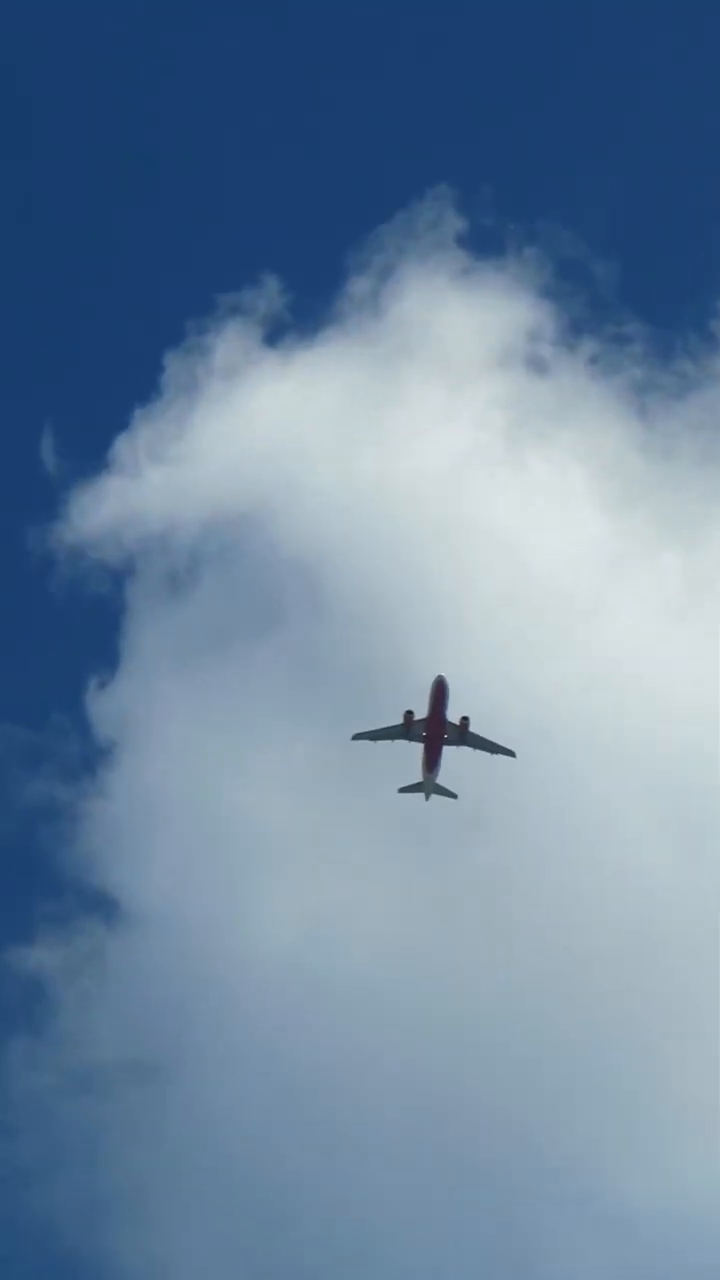
#> input picture frame 13 of docs/module-3/code/assets/plane.mp4, 720 x 1280 px
$ python activity_detection.py
#> lines starting #> are read from the running program, lines starting #| are printed output that depends on the picture; after the words box and inside, x2 and y2 are one past the last pixel; in counts of white or black regions, pixels touching at a corner belong together
"""Lab 4 solution: detect activity from sparse optical-flow magnitude.

Run from the repository root:
    uv run python docs/module-3/code/lab-4/activity_detection.py
"""

from __future__ import annotations

from pathlib import Path

import cv2
import numpy as np


VIDEO = Path(__file__).parents[1] / "lab-1" / "plane.mp4"
ACTIVITY_THRESHOLD = 8.0  # pixels per frame for this video


def tracks(old: np.ndarray, new: np.ndarray) -> tuple[np.ndarray, np.ndarray]:
    """Return matching corner positions from two grayscale frames."""
    points = cv2.goodFeaturesToTrack(old, maxCorners=100, qualityLevel=0.01, minDistance=7)
    if points is None:
        return np.empty((0, 2)), np.empty((0, 2))
    moved, status, _ = cv2.calcOpticalFlowPyrLK(old, new, points, None)
    if moved is None or status is None:
        return np.empty((0, 2)), np.empty((0, 2))
    valid = status.ravel() == 1
    return points[valid].reshape(-1, 2), moved[valid].reshape(-1, 2)


def main() -> None:
    capture = cv2.VideoCapture(str(VIDEO))
    ok, previous = capture.read()
#> previous is the input picture: shape (1280, 720, 3); mean B, G, R 159.5, 133.2, 107.4
    if not ok:
        raise RuntimeError(f"Could not open {VIDEO}")
    previous_gray = cv2.cvtColor(previous, cv2.COLOR_BGR2GRAY)

    while True:
        ok, frame = capture.read()
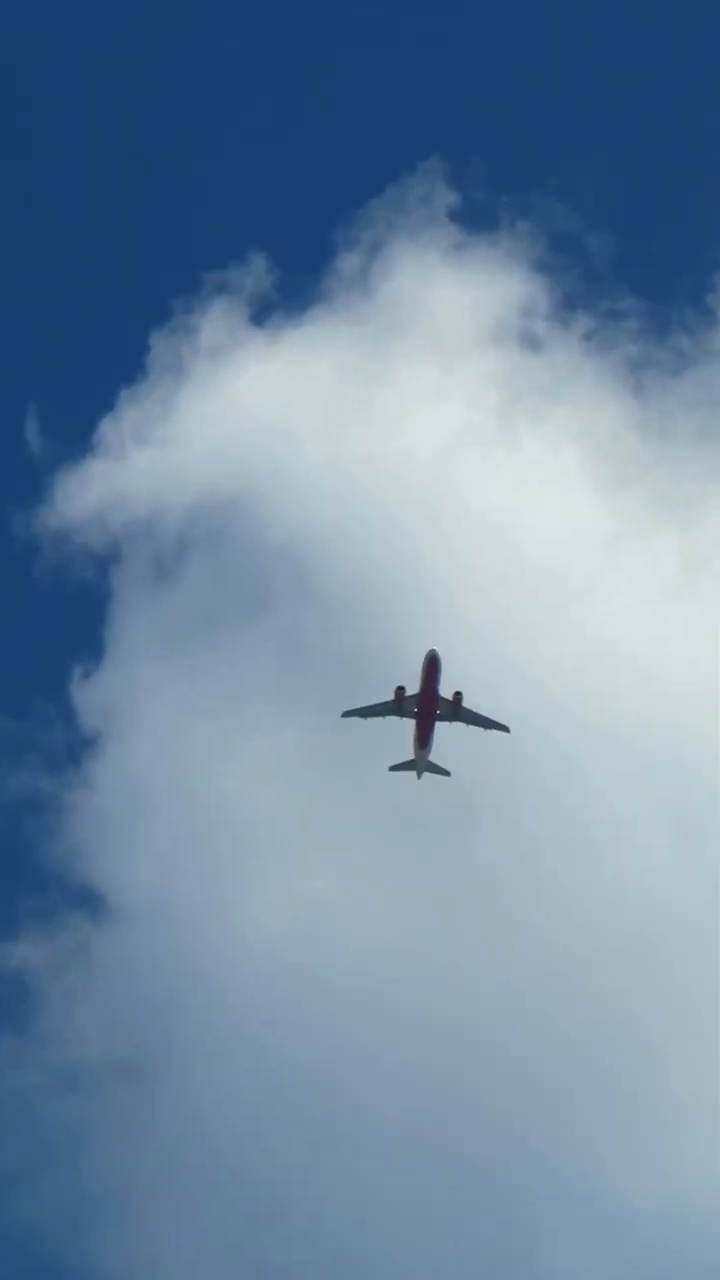
#> input picture frame 14 of docs/module-3/code/assets/plane.mp4, 720 x 1280 px
#> frame is the input picture: shape (1280, 720, 3); mean B, G, R 161.9, 136.6, 111.4
        if not ok:
            break
        gray = cv2.cvtColor(frame, cv2.COLOR_BGR2GRAY)
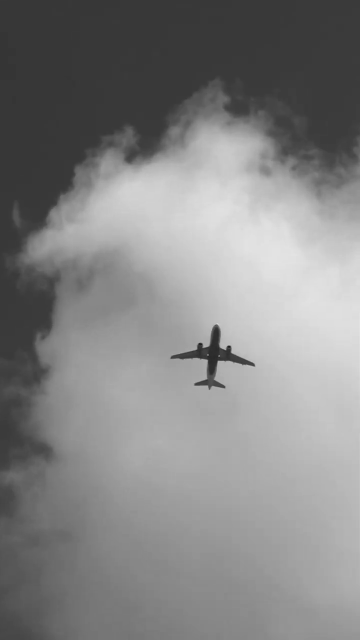
#> gray: shape (1280, 720) (shown at 1/2 size); min 28, max 229, mean 132
        old, new = tracks(previous_gray, gray)
#> in tracks, `points = cv2.goodFeaturesToTrack(old, maxCorners=100, qualityLevel=0.0..`: points = 33 rows, first 8: [445, 736], [424, 733], [458, 723], [514, 756], [426, 800], [423, 744], [352, 739], [414, 718]
#> in tracks, `moved, status, _ = cv2.calcOpticalFlowPyrLK(old, new, points, None)`: moved = 33 rows, first 8: [437.5, 711.8], [415.6, 709], [451, 698.3], [508, 731.3], [418, 778.2], [414.7, 720], [341.7, 716.3], [405.4, 693.7]; status = 33 values from 1 to 1
#> old = 33 pairs, first value 352 to 514, second value 675 to 800; new = 33 pairs, first value 341.7 to 508, second value 649 to 778.2

        # The median ignores one or two badly tracked corners.
        distance = np.linalg.norm(new - old, axis=1) if len(new) else np.empty(0)
#> distance = 33 values, max 27.08 at index 22, min 23.23 at index 4, mean 25.18
        score = float(np.median(distance)) if len(distance) else 0.0
#> score = 25.47
        active = score >= ACTIVITY_THRESHOLD
#> active = True

        for (old_x, old_y), (new_x, new_y) in zip(old.astype(int), new.astype(int)):
            cv2.line(frame, (old_x, old_y), (new_x, new_y), (0, 255, 255), 2)
            cv2.circle(frame, (new_x, new_y), 4, (0, 0, 255), -1)
#> this loop made 33 passes
#> (old_x, old_y, new_x, new_y) on passes 1 to 8: (445, 736, 437, 711), (424, 733, 415, 708), (458, 723, 450, 698), (514, 756, 507, 731), (426, 800, 417, 778), (423, 744, 414, 720), (352, 739, 341, 716), (414, 718, 405, 693)
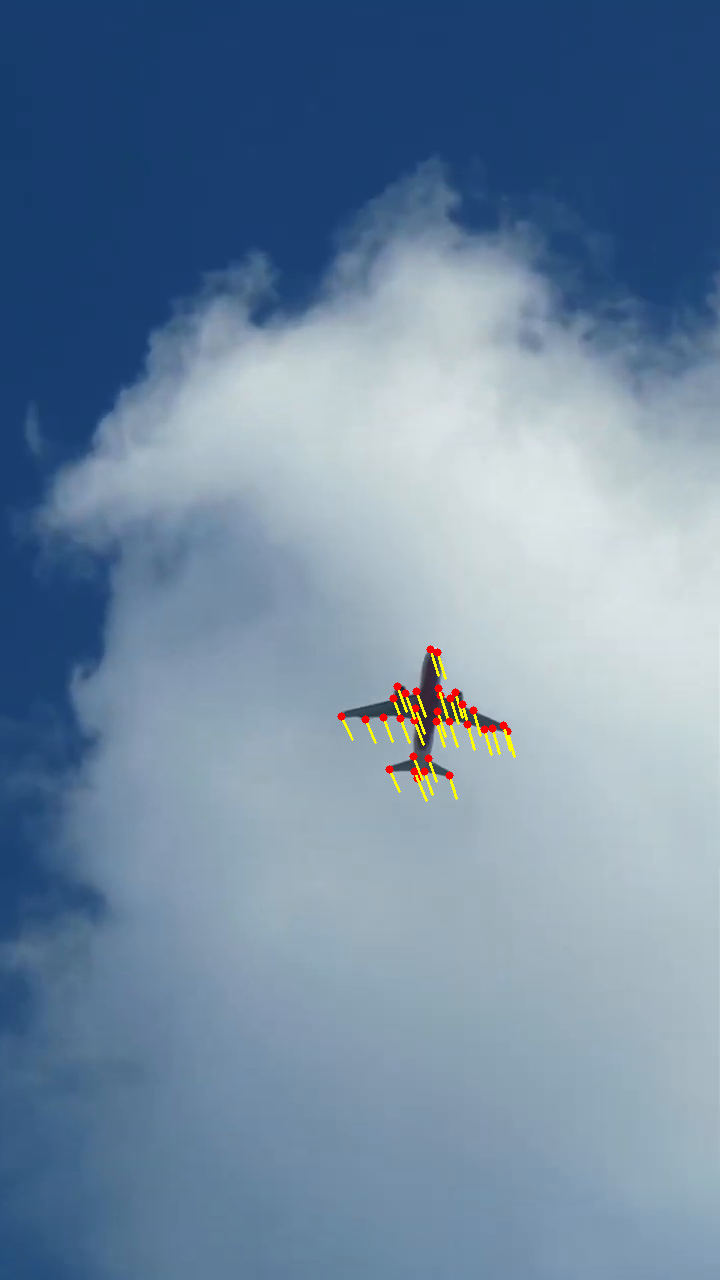
#> frame: shape (1280, 720, 3); 0.37% of pixels changed, all inside (x1, y1, x2, y2) = (337, 645, 516, 802)

        state = "ACTIVITY" if active else "quiet"
#> state = 'ACTIVITY'
        color = (0, 0, 255) if active else (0, 255, 0)
#> color = (0, 0, 255)
        cv2.putText(frame, f"{state}: {score:.1f}px | Q/Esc: quit", (20, 45), cv2.FONT_HERSHEY_SIMPLEX, 0.9, color, 2)
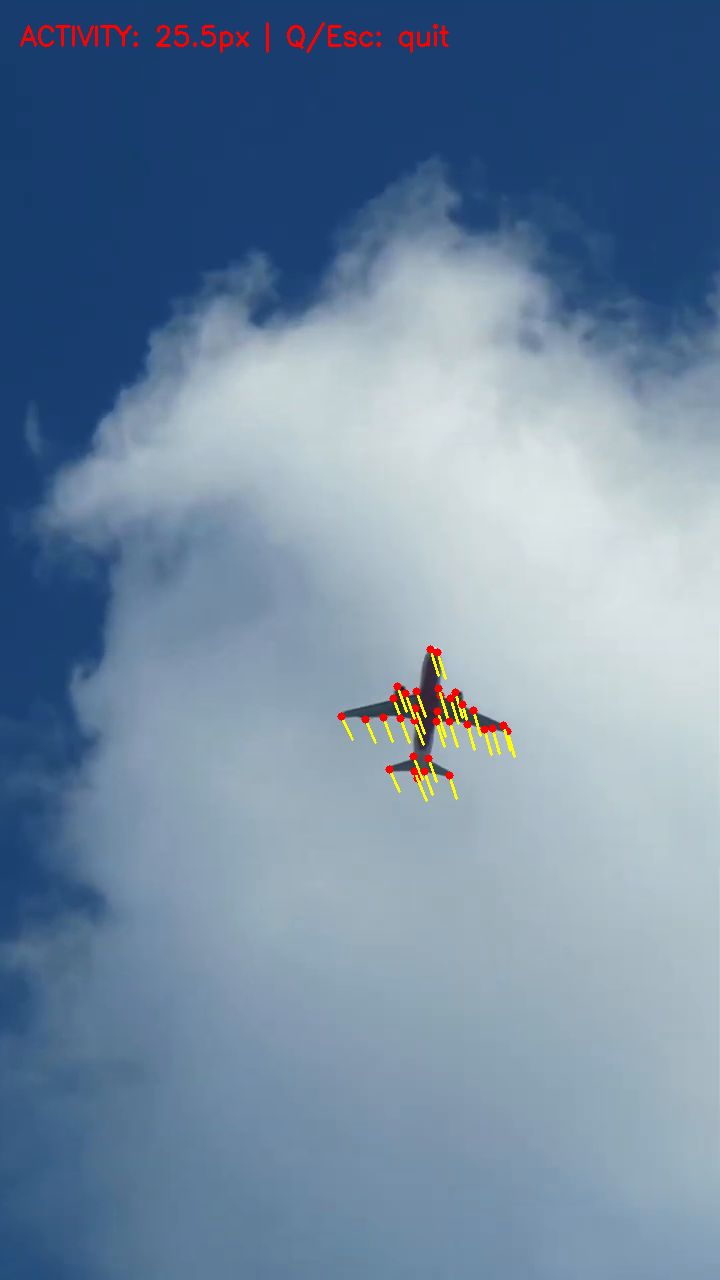
#> frame: shape (1280, 720, 3); 0.3% of pixels changed, all inside (x1, y1, x2, y2) = (20, 22, 449, 53)
        cv2.imshow("Lab 4 — Motion activity detection", frame)
        if cv2.waitKey(30) & 0xFF in (ord("q"), 27):
#> (key q is pressed here)
            break
        previous_gray = gray

    capture.release()
    cv2.destroyAllWindows()


if __name__ == "__main__":
    main()

$ run again, starting later in the video
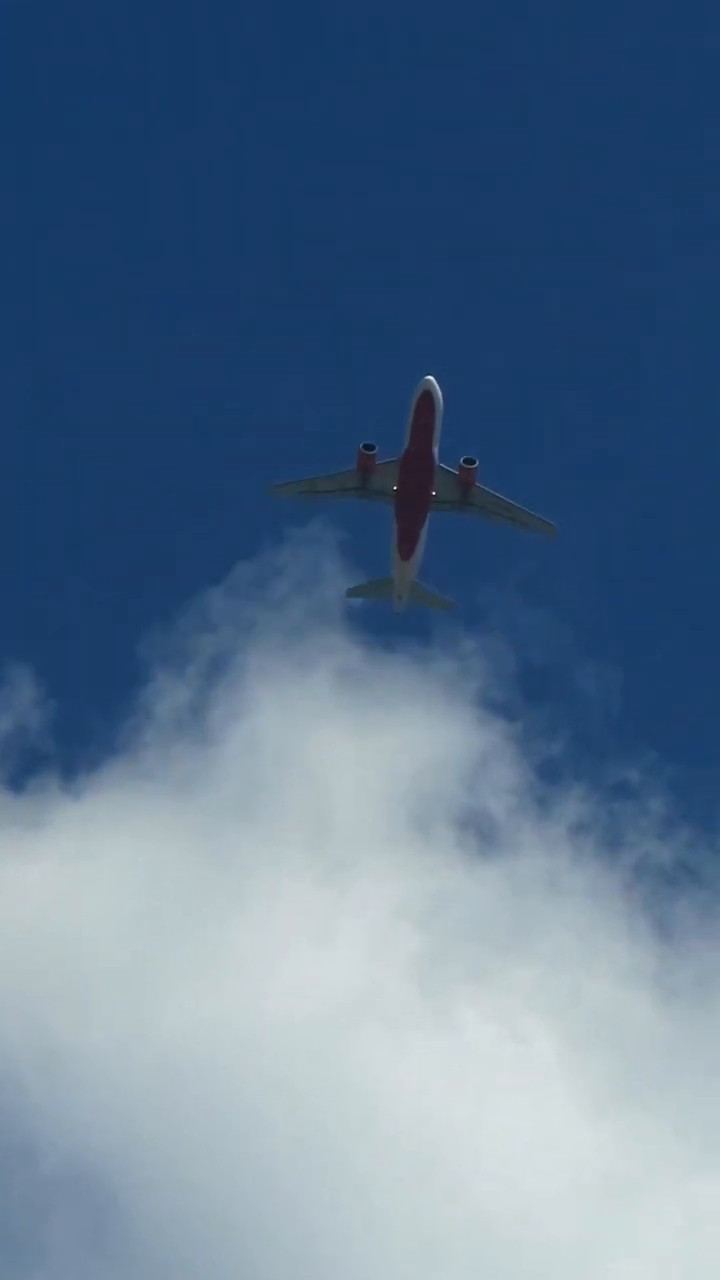
#> input picture frame 59 of docs/module-3/code/assets/plane.mp4, 720 x 1280 px
#> in main, previous is the input picture: shape (1280, 720, 3); mean B, G, R 142.7, 115.1, 89.3
#> points = 13 rows, first 8: [434, 493], [395, 488], [426, 377], [458, 472], [440, 464], [475, 463], [463, 462], [376, 462]
#> moved = 13 rows, first 8: [428.5, 495], [389.5, 490], [420.5, 379.3], [452.5, 474.2], [434.6, 466], [469.3, 465], [457.4, 464.1], [370.8, 463.8]; status = [1, 1, 1, 1, 1, 1, 1, 1, 1, 1, 1, 1, 1]
#> valid = [True, True, True, True, True, True, True, True, True, True, True, True, True]
#> old has the same summary as points in tracks; new has the same summary as moved in tracks
#> distance = [5.86, 5.86, 5.97, 5.9, 5.8, 6.03, 5.95, 5.55, 6.54, 5.8, 5.44, 5.93, 5.81]
#> score = 5.86
#> active = False
#> the loop in main, `for (old_x, old_y), (new_x, new_y) in zip(old.astype(int), new.astype(..` made 13 passes
#> (old_x, old_y, new_x, new_y) on passes 1 to 8: (434, 493, 428, 494), (395, 488, 389, 490), (426, 377, 420, 379), (458, 472, 452, 474), (440, 464, 434, 466), (475, 463, 469, 465), (463, 462, 457, 464), (376, 462, 370, 463)
#> after the loop in main, `for (old_x, old_y), (new_x, new_y) in zip(old.astype(int), new.astype(..`:
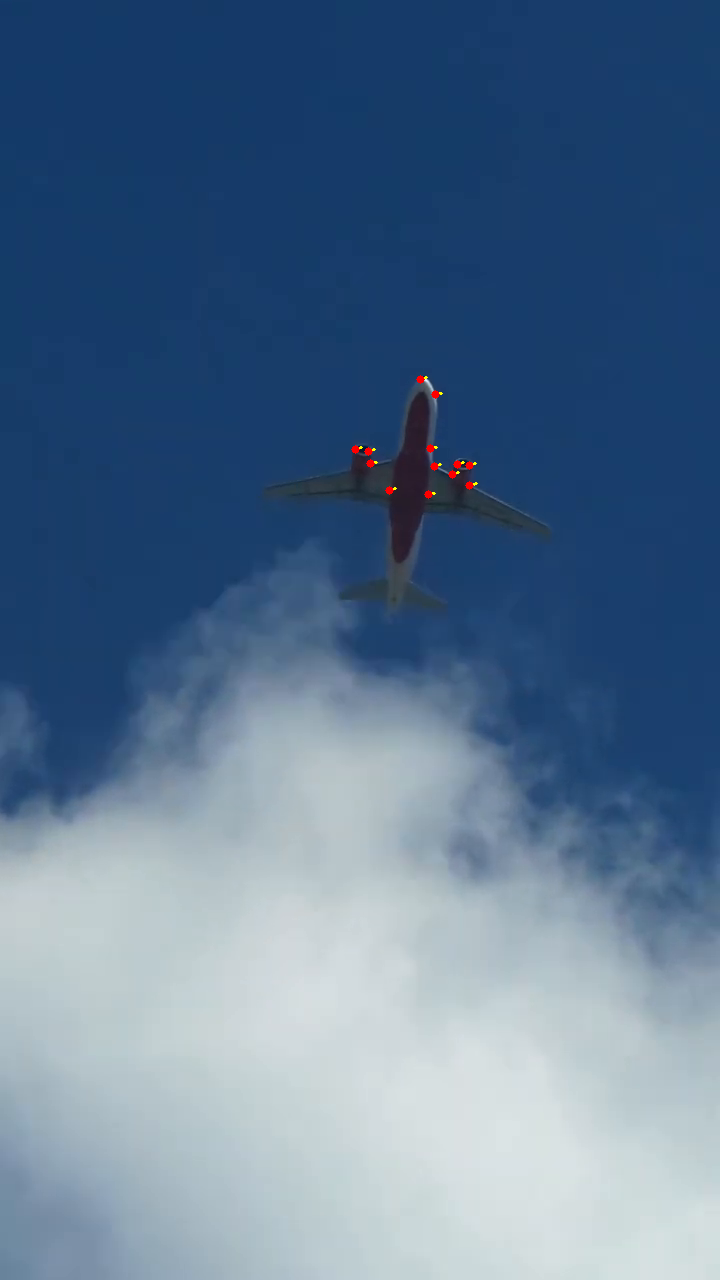
#> frame: shape (1280, 720, 3); mean B, G, R 143.8, 114.9, 88.4
#> state = 'quiet'
#> color = (0, 255, 0)
#> in main, `cv2.putText(frame, f"{state}: {score:.1f}px | Q/Esc: quit", (20, 45), ..`:
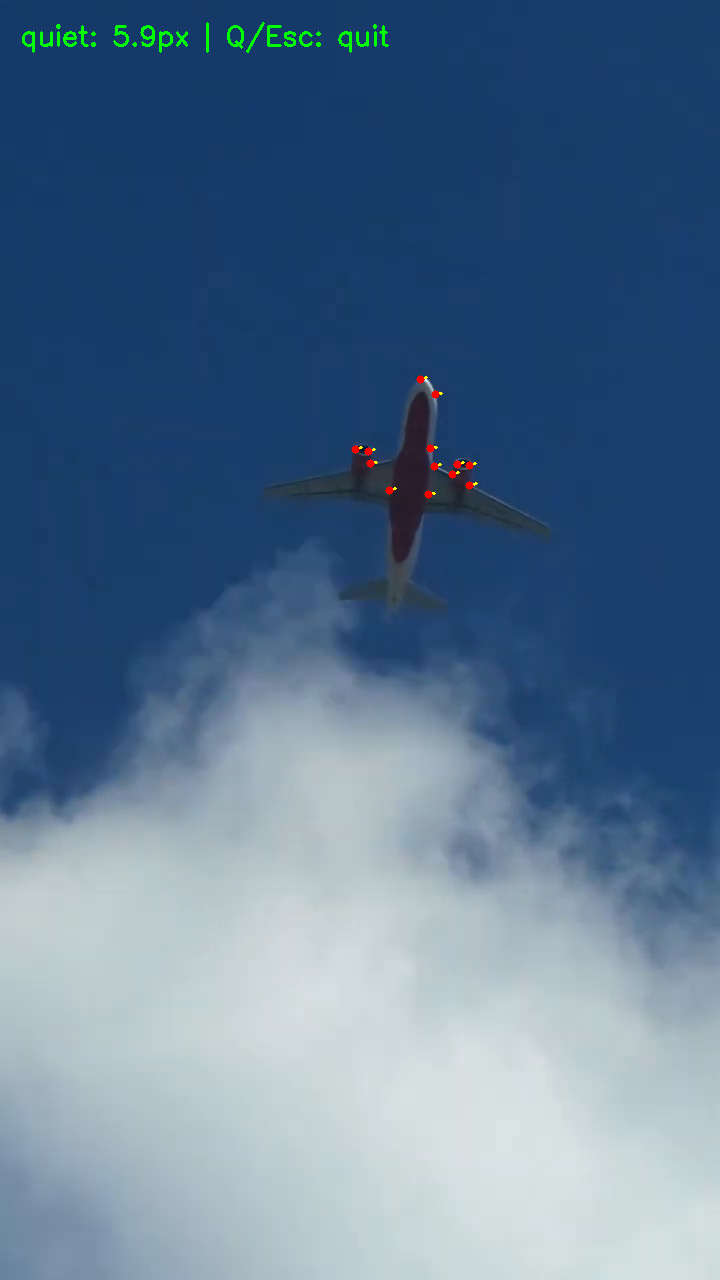
#> frame: shape (1280, 720, 3); 0.25% of pixels changed, all inside (x1, y1, x2, y2) = (22, 22, 389, 53)
